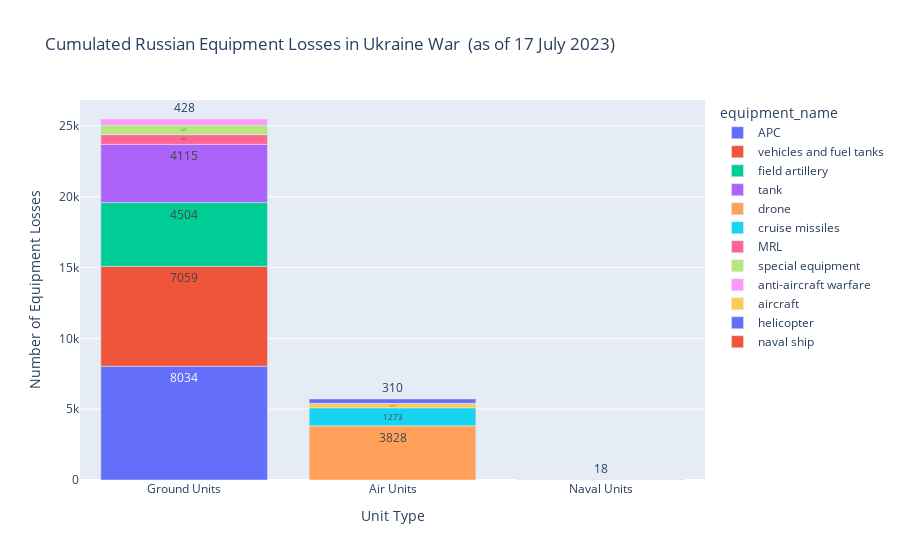

Write notebook code for a chart like this one.
### Code cell
# Creating bar chart based on air, ground or naval unit type
plt.figure(figsize=(14,10))
fig = px.bar(
    new_df, x='unit_type', y='unit_amount',color='equipment_name',text_auto=True,
    title=f'Cumulated Russian Equipment Losses in Ukraine War \n(as of {last_date})'
)

fig.update_layout(
    xaxis_title="Unit Type",
    yaxis_title="Number of Equipment Losses"
)
fig.show()

### Figure 1 — Plotly figure (JSON) as saved in the notebook; plotly's stock layout.template omitted (floating-point values rounded to 4 significant figures)
{"data": [{"alignmentgroup": "True", "hovertemplate": "equipment_name=APC<br>unit_type=%{x}<br>unit_amount=%{y}<extra></extra>", "legendgroup": "APC", "marker": {"color": "#636efa", "pattern": {"shape": ""}}, "name": "APC", "offsetgroup": "APC", "orientation": "v", "showlegend": true, "textposition": "auto", "texttemplate": "%{y}", "type": "bar", "x": ["Ground Units"], "xaxis": "x", "y": [8034], "yaxis": "y"}, {"alignmentgroup": "True", "hovertemplate": "equipment_name=vehicles and fuel tanks<br>unit_type=%{x}<br>unit_amount=%{y}<extra></extra>", "legendgroup": "vehicles and fuel tanks", "marker": {"color": "#EF553B", "pattern": {"shape": ""}}, "name": "vehicles and fuel tanks", "offsetgroup": "vehicles and fuel tanks", "orientation": "v", "showlegend": true, "textposition": "auto", "texttemplate": "%{y}", "type": "bar", "x": ["Ground Units"], "xaxis": "x", "y": [7059], "yaxis": "y"}, {"alignmentgroup": "True", "hovertemplate": "equipment_name=field artillery<br>unit_type=%{x}<br>unit_amount=%{y}<extra></extra>", "legendgroup": "field artillery", "marker": {"color": "#00cc96", "pattern": {"shape": ""}}, "name": "field artillery", "offsetgroup": "field artillery", "orientation": "v", "showlegend": true, "textposition": "auto", "texttemplate": "%{y}", "type": "bar", "x": ["Ground Units"], "xaxis": "x", "y": [4504], "yaxis": "y"}, {"alignmentgroup": "True", "hovertemplate": "equipment_name=tank<br>unit_type=%{x}<br>unit_amount=%{y}<extra></extra>", "legendgroup": "tank", "marker": {"color": "#ab63fa", "pattern": {"shape": ""}}, "name": "tank", "offsetgroup": "tank", "orientation": "v", "showlegend": true, "textposition": "auto", "texttemplate": "%{y}", "type": "bar", "x": ["Ground Units"], "xaxis": "x", "y": [4115], "yaxis": "y"}, {"alignmentgroup": "True", "hovertemplate": "equipment_name=drone<br>unit_type=%{x}<br>unit_amount=%{y}<extra></extra>", "legendgroup": "drone", "marker": {"color": "#FFA15A", "pattern": {"shape": ""}}, "name": "drone", "offsetgroup": "drone", "orientation": "v", "showlegend": true, "textposition": "auto", "texttemplate": "%{y}", "type": "bar", "x": ["Air Units"], "xaxis": "x", "y": [3828], "yaxis": "y"}, {"alignmentgroup": "True", "hovertemplate": "equipment_name=cruise missiles<br>unit_type=%{x}<br>unit_amount=%{y}<extra></extra>", "legendgroup": "cruise missiles", "marker": {"color": "#19d3f3", "pattern": {"shape": ""}}, "name": "cruise missiles", "offsetgroup": "cruise missiles", "orientation": "v", "showlegend": true, "textposition": "auto", "texttemplate": "%{y}", "type": "bar", "x": ["Air Units"], "xaxis": "x", "y": [1273], "yaxis": "y"}, {"alignmentgroup": "True", "hovertemplate": "equipment_name=MRL<br>unit_type=%{x}<br>unit_amount=%{y}<extra></extra>", "legendgroup": "MRL", "marker": {"color": "#FF6692", "pattern": {"shape": ""}}, "name": "MRL", "offsetgroup": "MRL", "orientation": "v", "showlegend": true, "textposition": "auto", "texttemplate": "%{y}", "type": "bar", "x": ["Ground Units"], "xaxis": "x", "y": [685], "yaxis": "y"}, {"alignmentgroup": "True", "hovertemplate": "equipment_name=special equipment<br>unit_type=%{x}<br>unit_amount=%{y}<extra></extra>", "legendgroup": "special equipment", "marker": {"color": "#B6E880", "pattern": {"shape": ""}}, "name": "special equipment", "offsetgroup": "special equipment", "orientation": "v", "showlegend": true, "textposition": "auto", "texttemplate": "%{y}", "type": "bar", "x": ["Ground Units"], "xaxis": "x", "y": [677], "yaxis": "y"}, {"alignmentgroup": "True", "hovertemplate": "equipment_name=anti-aircraft warfare<br>unit_type=%{x}<br>unit_amount=%{y}<extra></extra>", "legendgroup": "anti-aircraft warfare", "marker": {"color": "#FF97FF", "pattern": {"shape": ""}}, "name": "anti-aircraft warfare", "offsetgroup": "anti-aircraft warfare", "orientation": "v", "showlegend": true, "textposition": "auto", "texttemplate": "%{y}", "type": "bar", "x": ["Ground Units"], "xaxis": "x", "y": [428], "yaxis": "y"}, {"alignmentgroup": "True", "hovertemplate": "equipment_name=aircraft<br>unit_type=%{x}<br>unit_amount=%{y}<extra></extra>", "legendgroup": "aircraft", "marker": {"color": "#FECB52", "pattern": {"shape": ""}}, "name": "aircraft", "offsetgroup": "aircraft", "orientation": "v", "showlegend": true, "textposition": "auto", "texttemplate": "%{y}", "type": "bar", "x": ["Air Units"], "xaxis": "x", "y": [315], "yaxis": "y"}, {"alignmentgroup": "True", "hovertemplate": "equipment_name=helicopter<br>unit_type=%{x}<br>unit_amount=%{y}<extra></extra>", "legendgroup": "helicopter", "marker": {"color": "#636efa", "pattern": {"shape": ""}}, "name": "helicopter", "offsetgroup": "helicopter", "orientation": "v", "showlegend": true, "textposition": "auto", "texttemplate": "%{y}", "type": "bar", "x": ["Air Units"], "xaxis": "x", "y": [310], "yaxis": "y"}, {"alignmentgroup": "True", "hovertemplate": "equipment_name=naval ship<br>unit_type=%{x}<br>unit_amount=%{y}<extra></extra>", "legendgroup": "naval ship", "marker": {"color": "#EF553B", "pattern": {"shape": ""}}, "name": "naval ship", "offsetgroup": "naval ship", "orientation": "v", "showlegend": true, "textposition": "auto", "texttemplate": "%{y}", "type": "bar", "x": ["Naval Units"], "xaxis": "x", "y": [18], "yaxis": "y"}], "layout": {"barmode": "relative", "legend": {"title": {"text": "equipment_name"}, "tracegroupgap": 0}, "title": {"text": "Cumulated Russian Equipment Losses in Ukraine War \n(as of 17 July 2023)"}, "xaxis": {"anchor": "y", "domain": [0, 1], "title": {"text": "Unit Type"}}, "yaxis": {"anchor": "x", "domain": [0, 1], "title": {"text": "Number of Equipment Losses"}}}}
